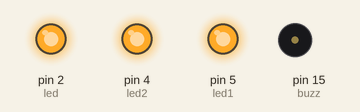
This sketch was run on a simulated Arduino Uno, built with avr-gcc and run on an emulated ATmega328P. Shown: output pins drawn as LEDs (lit = HIGH), buzzer (waves = sounding, pin HIGH).

Above: at 0.1 s.
At 20.1 s:
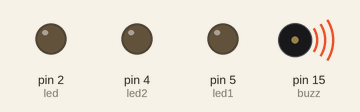
At 21.1 s:
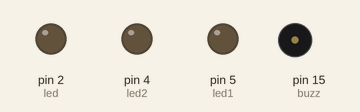
Timing chart, 0 to 22.6 s (numbered marks = the images above):
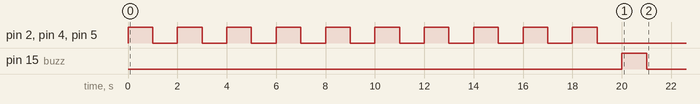

The sketch:

led_blinking.ino
```cpp
int led=2;
int led1=5;
int led2=4;
int buzz=15;
void setup() {
  // put your setup code here, to run once:
  pinMode(led,OUTPUT);
  pinMode(led1,OUTPUT);
  pinMode(led2,OUTPUT);
  pinMode(buzz,OUTPUT);
 for( int i=0;i<10;i++){
 digitalWrite(led,HIGH);
 digitalWrite(led1,HIGH);
 digitalWrite(led2,HIGH);
 delay(1000);
 digitalWrite(led,LOW);
 digitalWrite(led1,LOW);
 digitalWrite(led2,LOW);
 delay(1000);
 }
 digitalWrite(buzz,HIGH);
 delay(1000);
 digitalWrite(buzz,LOW);
}
void loop(){
}
```
